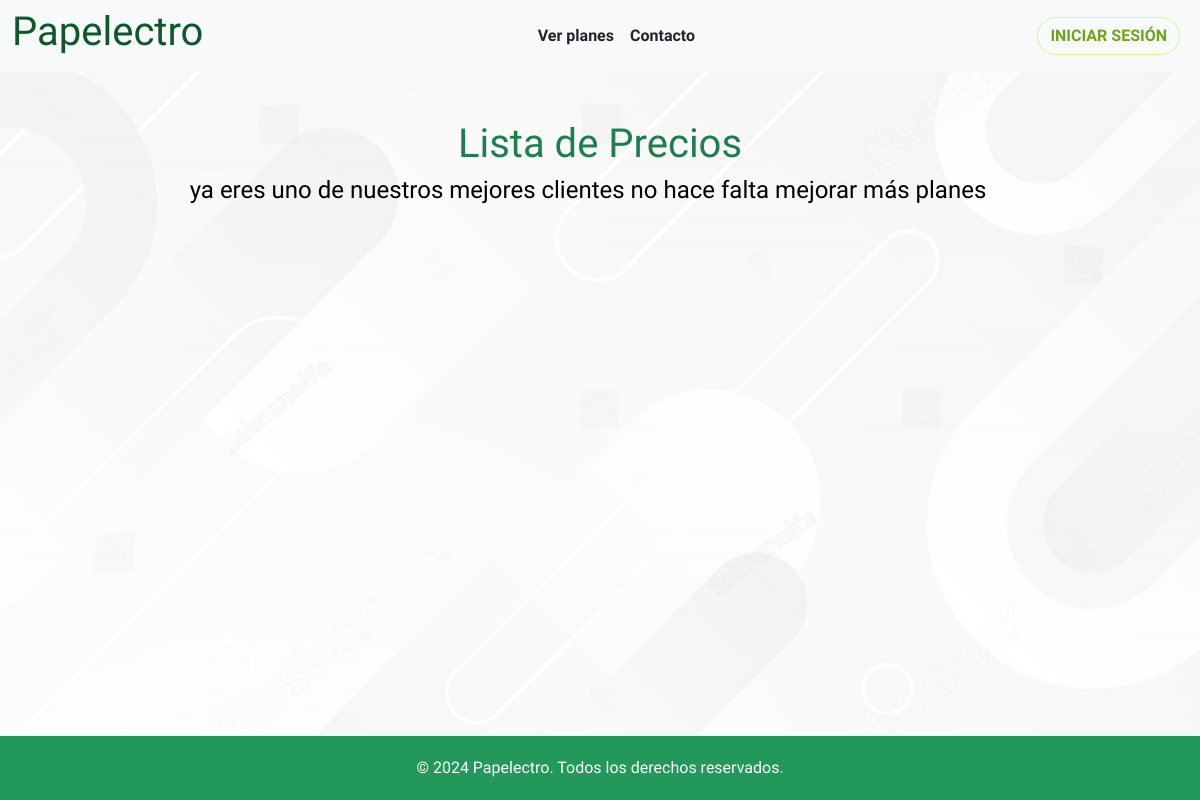
The app's page /pricing/, older data.
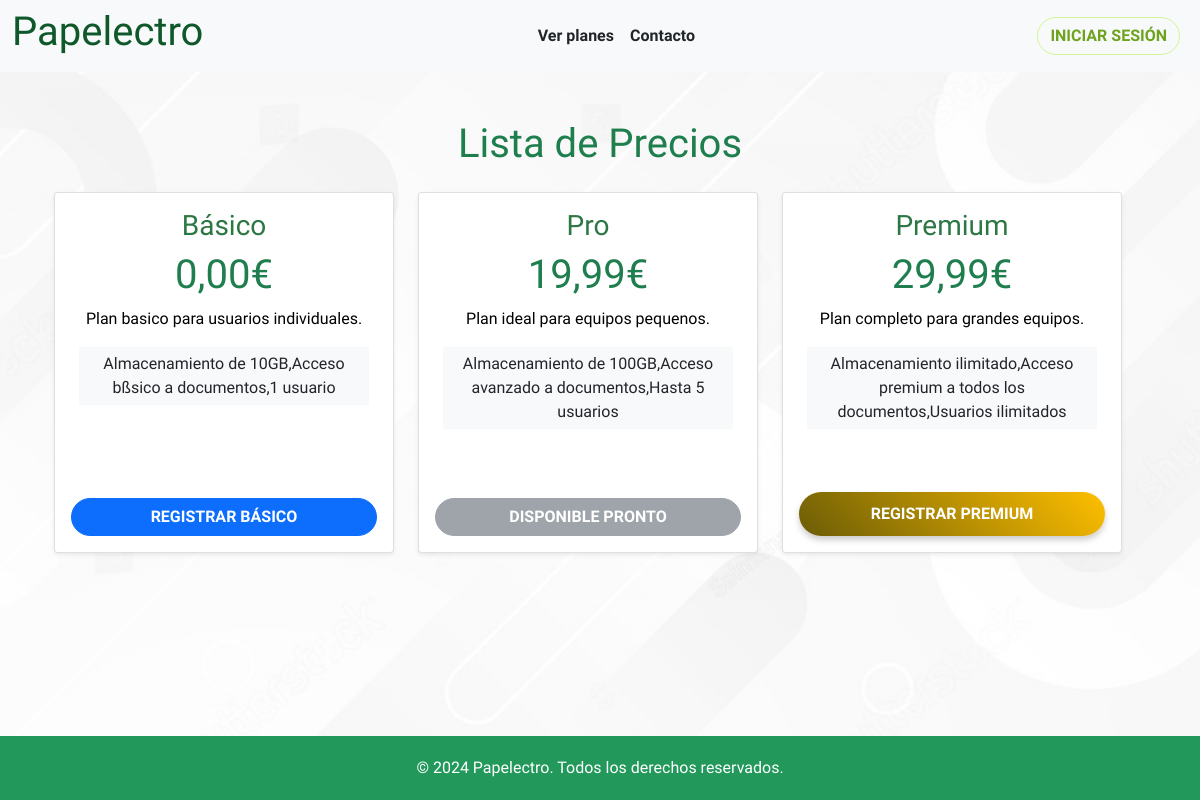
The same page, newer data.
### main/models.py (models this page shows, shortened)
class SubscriptionPlan(models.Model):
    name = models.CharField(max_length=100, unique=True)
    price = models.DecimalField(max_digits=10, decimal_places=2)
    description = models.TextField(blank=True)
    features = models.TextField(help_text="Enter features separated by commas.")
    button_class = models.CharField(max_length=50, default="btn-morado")
    order = models.IntegerField()

### main/views.py (the view)
# urls.py: path('pricing/', PricingView.as_view(), name='pricing'),
class PricingView(ListView):
    model = SubscriptionPlan
    template_name = 'main/pricing.html'
    context_object_name = 'plans'
    def get_queryset(self):
        user = self.request.user
        if user.is_authenticated:
            try:
                current_subscription = Subscription.objects.get(user=user)
                return SubscriptionPlan.objects.filter(order__gt=current_subscription.plan.order)
            except Subscription.DoesNotExist:
                return SubscriptionPlan.objects.all()
        return SubscriptionPlan.objects.all()

### main/templates/main/pricing.html
{% extends 'main/base.html' %}
{% load static i18n %}
{% block general %}
<div class="container-fluid d-flex flex-column">
  <h1 class="fs-1 text-center fw-normal">Lista de Precios</h1>
  <div class="row w-100 d-flex justify-content-center h-100">
    {% for plan in plans %}
    <div class="col-sm-12 col-md-4 mt-3">
      <div class="card shadow-sm h-100">
        <div class="card-body d-flex flex-column text-center">
          <h3 class="card-title">{{ plan.name }}</h3>
          <h2 class="txt-morado fs-1 fw-lighter">{{ plan.price }}€</h2>
          <p class="card-text">{{ plan.description }}</p>
          <ul class="list-group list-group-flush mb-3 mx-2  ">
            <li class="list-group-item fs-6 ">{{ plan.features }}</li>
          </ul>
          <div class="mt-auto">
            {% if forloop.last %}
              <a href="{% url 'register_and_create_empresa' %}" class="btn btn-gold text-white w-100">Registrar {{ plan.name }}</a>
            {% elif forloop.first %}
              <a href="{% url 'register_and_create_empresa_basico' %}" class="btn btn-primary text-white w-100">Registrar {{ plan.name }}</a>
            {% else %}
              <button class="btn btn-secondary w-100 disabled mb-0 mt-5">Disponible Pronto</button>
            {% endif %}
          </div>
        </div>
      </div>
    </div>
    {% empty %}
     <h4 class="text text-center"> ya eres uno de nuestros mejores clientes no hace falta mejorar más planes</h4>
    {% endfor %}
  </div>
</div>
{% endblock %}

### main/templates/main/base.html (shortened to what this page needs)
{% load static i18n %}
{% load widget_tweaks %}
<!DOCTYPE html>
<html lang="es">
<head>
    <link href="https://cdn.jsdelivr.net/npm/bootstrap@5.0.2/dist/css/bootstrap.min.css" rel="stylesheet">
    <link href="{% static 'main/css/styles.css' %}" rel="stylesheet">
</head>
<body>
  <nav class="navbar navbar-expand-lg navbar-light bg-light">
    <div class="container-fluid">
      <a class="title" href=".."><h1>Papelectro</h1></a>
      <div class="collapse navbar-collapse justify-content-center" id="navbarSupportedContent">
        <ul class="navbar-nav mb-2 mb-lg-0 justify-content-center">
          {% if not user.is_authenticated %}
            <li class="nav-item">
              <a class="nav-link text-dark" href="{% url 'pricing' %}" tabindex="-1">Ver planes</a>
            </li>
          {% endif %}
          <li class="nav-item">
            <a class="nav-link text-dark" href="{% url 'contacto' %}" tabindex="-1">Contacto</a>
          </li>
        </ul>
      </div>
      {% if user.is_authenticated %}
          <a href="{% url 'file_manager' %}" class="btn btn-dark m-2">Mi Panel</a>
          <form action="{% url 'logout' %}" method="POST">
            {% csrf_token %}
            <button type="submit" class="btn btn-outline-dark m-2">Cerrar sesión</button>
          </form>
            {% else %}
        <a href="{% url 'login' %}" class="btn btn-outline-success m-2">Iniciar sesión</a>
      {% endif %}
    </div>
  </nav>
  <div class="container w-100 mt-5 mb-5">
      {% block general %}
      {% endblock %}
  </div>
</body>
<footer>
  <p>&copy; 2024 Papelectro. Todos los derechos reservados.</p>
</footer>
</html>

### main/static/main/css/styles.css (style rules this page uses)
body, .text, .card-title { font-family: "Mitr", sans-serif; font-style: normal; }
.card { transition: transform 0.3s ease-in-out, box-shadow 0.3s ease-in-out; }
.btn { font-weight: bold; text-transform: uppercase; }
.btn-gold { background: linear-gradient(45deg, #6b5c06, #ffbf00); border: none; color: #fff; font-weight: bold; text-transform: uppercase; padding: 10px 20px; font-size: 16px; border-radius: 5px; box-shadow: 0 4px 6px rgba(0, 0, 0, 0.2); transition: all 0.3s ease; cursor: pointer; }
.list-group-item { font-size: 14px; padding: 5px 10px; background-color: #f8f9fa; border: 1px solid #ddd; margin-bottom: 5px; }
.txt-morado { font-weight: bold; color: #800080; text-transform: uppercase; }
.fs-1 { color: #1f7e4d; }
.title { font-weight: 500; font-size: 6vh; color: #25D366; text-decoration: none; }
.title { font-weight: 500; font-size: 6vh; color: #0f582a; text-decoration: none; }
.card-title { color: #2c7744; }
body { background: linear-gradient(rgba(255, 255, 255, 0.43), rgba(255, 255, 255, 0.392)), url("../img/backgrounds/background.jpg") center/cover fixed; color: black; }
.btn-outline-success { color: rgb(110, 163, 29); border-color: rgb(209, 247, 152); }
.navbar { z-index: 2; }
nav a { font-weight: 600; }
.btn { border-radius: 50px; font-size: 1rem; }
footer { background-color: #22995b; color: #fff; padding: 20px 0; margin-top: 100px; left: 0; bottom: 0; position: fixed; width: 100%; text-align: center; }
footer p { margin: 0; }

Row changes from the older to the newer data that the page shows:
added SubscriptionPlan: name "Básico", price "0,00", description "Plan basico para usuarios individuales.", features "Almacenamiento de 10GB,Acceso bßsico a documentos,1 usuario", name "BÁSICO"
added SubscriptionPlan: name "Pro", price "19,99", description "Plan ideal para equipos pequenos.", features "Almacenamiento de 100GB,Acceso avanzado a documentos,Hasta 5 usuarios", shows "DISPONIBLE PRONTO"
added SubscriptionPlan: name "Premium", price "29,99", description "Plan completo para grandes equipos.", features "Almacenamiento ilimitado,Acceso premium a todos los documentos,Usuarios ilimitados", name "PREMIUM"
Text that changed along with them:
text no longer shown: "ya eres uno de nuestros mejores clientes no hace falta mejorar más planes"
